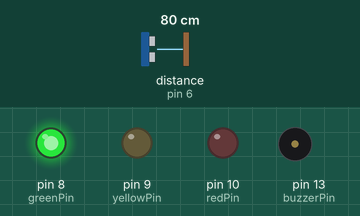
Bench run of a sketch on a simulated Arduino Uno, built with avr-gcc and run on an emulated ATmega328P. On the bench: output pins drawn as LEDs (lit = HIGH), buzzer (waves = sounding, pin HIGH). Wiring (inferred from the names in the program): ultrasonic range finder: trigger pin 7; echo pin 6. Inputs (shaded band) come from the test bench; at power-on: distance to the obstacle (sensor on pin 6) 80 cm. The echo pulse lasts 58.3 µs per cm; pins used as bus, display or sensor lines are not drawn.

Above: at 1.2 s.
1.3 s: distance to the obstacle (sensor on pin 6) set to 56 cm
2.8 s: distance to the obstacle (sensor on pin 6) set to 48 cm
At 3.9 s:
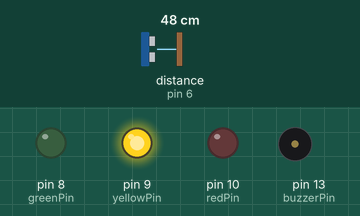
4.3 s: distance to the obstacle (sensor on pin 6) set to 29 cm
5.8 s: distance to the obstacle (sensor on pin 6) set to 23 cm
At 6.6 s:
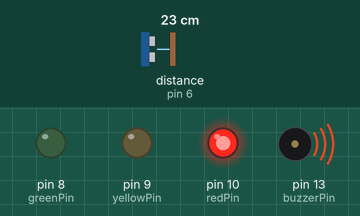
7.3 s: distance to the obstacle (sensor on pin 6) set to 35 cm
At 7.6 s:
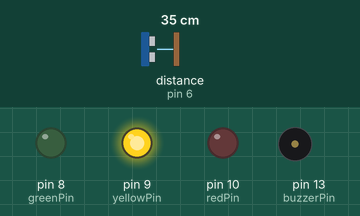
8.8 s: distance to the obstacle (sensor on pin 6) set to 2 cm
At 10.1 s:
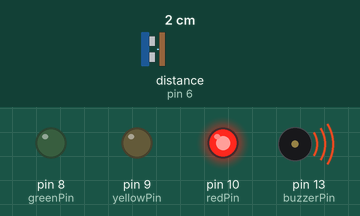
Timing chart, 0 to 11.3 s (numbered marks = the images above; inputs shaded):
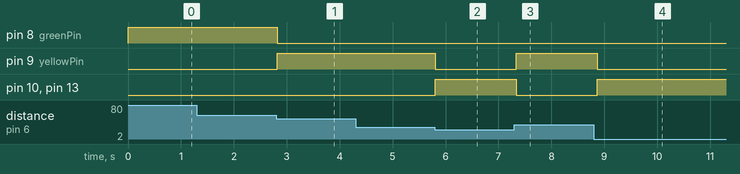

Measured:
- the behaviour switches between 52 and 51 cm on distance to the obstacle (sensor on pin 6) (found by bisection; images 0 and 1)
- the behaviour switches between 27 and 26 cm on distance to the obstacle (sensor on pin 6) (found by bisection; images 1 and 2)
- after the input at 1.3 s, every drawn part: stays the same
- after the input at 2.8 s, pin 8 (greenPin): HIGH → LOW at once; pin 9 (yellowPin): LOW → HIGH at once
- after the input at 4.3 s, every drawn part: stays the same
- after the input at 5.8 s, pin 9 (yellowPin): HIGH → LOW at once; pin 10 (redPin), pin 13 (buzzerPin): LOW → HIGH at once
- after the input at 7.3 s, pin 9 (yellowPin): LOW → HIGH at once; pin 10 (redPin), pin 13 (buzzerPin): HIGH → LOW at once
- after the input at 8.8 s, pin 9 (yellowPin): HIGH → LOW after 0.07 s; pin 10 (redPin), pin 13 (buzzerPin): LOW → HIGH after 0.07 s

The sketch:

Car_sensor.ino
```cpp
// Abhay Kharay
//Car Sensor Project Code


const int trigPin = 7;          //Inputs for different pins
const int echoPin = 6;
const int greenPin = 8;
const int yellowPin = 9;
const int redPin = 10;
const int buzzerPin = 13;

void setup() {
  pinMode(trigPin, OUTPUT);
  pinMode(echoPin, INPUT);
  pinMode(greenPin, OUTPUT);
  pinMode(yellowPin, OUTPUT);
  pinMode(redPin, OUTPUT);
  pinMode(buzzerPin, OUTPUT);

}

void loop() {
  long duration, distance;

  digitalWrite(trigPin, LOW);                //Range
  delayMicroseconds(2);
  digitalWrite(trigPin, HIGH);
  delayMicroseconds(10);
  digitalWrite(trigPin, LOW);

  duration = pulseIn(echoPin, HIGH);
  distance = duration * 0.034 / 2;

  if (distance <= 25) {
    digitalWrite(greenPin, LOW);
    digitalWrite(yellowPin, LOW);
    digitalWrite(redPin, HIGH);
    digitalWrite(buzzerPin, HIGH);  // Activate the buzzer
  } else if (distance <= 50) {
    digitalWrite(greenPin, LOW);
    digitalWrite(yellowPin, HIGH);
    digitalWrite(redPin, LOW);
    digitalWrite(buzzerPin, LOW);  // Deactivate the buzzer
  } else {
    digitalWrite(greenPin, HIGH);
    digitalWrite(yellowPin, LOW);
    digitalWrite(redPin, LOW);
    digitalWrite(buzzerPin, LOW);  // Deactivate the buzzer
  }

  delay(100);  // Delay
}
```
